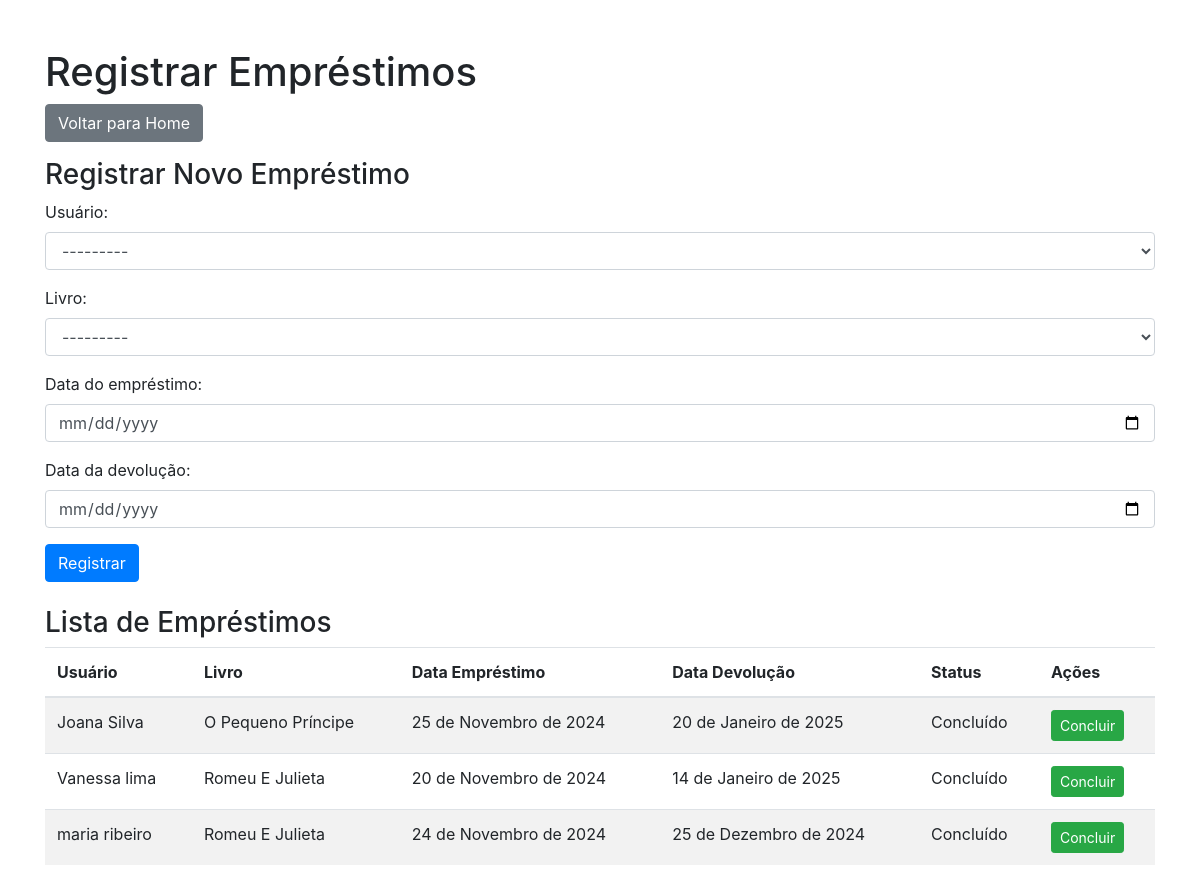
The app's page /emprestimos/ (signed in) with its own data.
### app/models.py (models this page shows, shortened)
class Emprestimo(models.Model):
    STATUS_CHOICES = [
        ('Pendente', 'Pendente'),
        ('Concluído', 'Concluído'),
    ]
    usuario = models.ForeignKey(Usuario, on_delete=models.CASCADE, verbose_name="Usuário")
    livro = models.ForeignKey(Livro, on_delete=models.CASCADE, verbose_name="Livro")
    data_emprestimo = models.DateField(verbose_name="Data do empréstimo")
    data_devolucao = models.DateField(verbose_name="Data da devolução")
    status = models.CharField(max_length=10, choices=STATUS_CHOICES, default='Pendente', verbose_name="Status")
    class Meta:
        verbose_name = "Empréstimo"
        verbose_name_plural = "Empréstimos"

class Usuario(models.Model):
    nome = models.CharField(max_length=100, verbose_name="Nome completo")
    cpf = models.CharField(
        max_length=14,
        unique=True,
        verbose_name="CPF",
        validators=[RegexValidator(regex=r'^\d{3}\.\d{3}\.\d{3}-\d{2}$', message="CPF inválido. Formato: 000.000.000-00")]
    )
    email = models.EmailField(verbose_name="E-mail")
    telefone = models.CharField(
        max_length=15,
        verbose_name="Telefone",
        validators=[RegexValidator(regex=r'^\(\d{2}\) \d{4,5}-\d{4}$', message="Telefone inválido. Formato: (XX) XXXXX-XXXX")]
    )
    def __str__(self):
        return self.nome
    class Meta:
        verbose_name = "Usuário"
        verbose_name_plural = "Usuários"

class Livro(models.Model):
    titulo = models.CharField(max_length=200, verbose_name="Título")
    autor = models.CharField(max_length=100, verbose_name="Autor")
    isbn = models.CharField(
        max_length=13,
        unique=True,
        verbose_name="ISBN",
        validators=[RegexValidator(regex=r'^\d{13}$', message="ISBN inválido. Deve conter 13 dígitos.")]
    )
    categoria = models.CharField(max_length=50, verbose_name="Categoria")
    num_copias = models.IntegerField(
        verbose_name="Número de cópias",
        validators=[MinValueValidator(0, message="O número de cópias não pode ser negativo.")]
    )
    def __str__(self):
        return self.titulo
    class Meta:
        verbose_name = "Livro"
        verbose_name_plural = "Livros"

### app/views.py (the view)
# urls.py: path('emprestimos/', views.registrar_emprestimos, name='registrar_emprestimos'),
@login_required
def registrar_emprestimos(request):
    if request.method == 'POST':
        form = EmprestimoForm(request.POST)
        if form.is_valid():
            form.save()
            return redirect('app:registrar_emprestimos')
    else:
        form = EmprestimoForm()
    emprestimos = Emprestimo.objects.all()
    context = {'form': form, 'emprestimos': emprestimos}
    return render(request, 'app/registrar_emprestimos.html', context)

### app/forms.py
class EmprestimoForm(forms.ModelForm):
    class Meta:
        model = Emprestimo
        fields = ['usuario', 'livro', 'data_emprestimo', 'data_devolucao']
        widgets = {
            'usuario': forms.Select(attrs={'class': 'form-control'}),
            'livro': forms.Select(attrs={'class': 'form-control'}),
            'data_emprestimo': forms.DateInput(attrs={'class': 'form-control', 'type': 'date'}),
            'data_devolucao': forms.DateInput(attrs={'class': 'form-control', 'type': 'date'}),
        }

### app/templates/app/registrar_emprestimos.html (shortened to what this page needs)
<!DOCTYPE html>
<html>
<head>
    <link rel="stylesheet" href="https://stackpath.bootstrapcdn.com/bootstrap/4.5.0/css/bootstrap.min.css">
</head>
<body>
    <div class="container mt-5">
        <h1>Registrar Empréstimos</h1>
        <a href="{% url 'app:home' %}" class="btn btn-secondary mb-3">Voltar para Home</a>
        <h3>Registrar Novo Empréstimo</h3>
        <form method="post" class="mb-4">
            {{ form.as_p }}
            <button type="submit" class="btn btn-primary">Registrar</button>
        </form>
        <h3>Lista de Empréstimos</h3>
        <table class="table table-striped">
            <thead>
                <tr>
                    <th>Usuário</th>
                    <th>Livro</th>
                    <th>Data Empréstimo</th>
                    <th>Data Devolução</th>
                    <th>Status</th>
                    <th>Ações</th>
                </tr>
            </thead>
            <tbody>
                {% for emprestimo in emprestimos %}
                <tr>
                    <td>{{ emprestimo.usuario.nome }}</td>
                    <td>{{ emprestimo.livro.titulo }}</td>
                    <td>{{ emprestimo.data_emprestimo }}</td>
                    <td>{{ emprestimo.data_devolucao }}</td>
                    <td>{{ emprestimo.status }}</td>
                    <td>
                        <a href="{% url 'app:concluir_emprestimo' emprestimo.id %}" class="btn btn-sm btn-success">Concluir</a>
                    </td>
                </tr>
                {% empty %}
                <tr>
                    <td colspan="6">Nenhum empréstimo registrado.</td>
                </tr>
                {% endfor %}
            </tbody>
        </table>
    </div>
</body>
</html>

### records on screen
Emprestimo: usuario.nome "Joana Silva", livro.titulo "O Pequeno Príncipe", data_emprestimo "25 de Novembro de 2024", data_devolucao "20 de Janeiro de 2025", status "Concluído"
Emprestimo: usuario.nome "Vanessa lima", livro.titulo "Romeu E Julieta", data_emprestimo "20 de Novembro de 2024", data_devolucao "14 de Janeiro de 2025", status "Concluído"
Emprestimo: usuario.nome "maria ribeiro", livro.titulo "Romeu E Julieta", data_emprestimo "24 de Novembro de 2024", data_devolucao "25 de Dezembro de 2024", status "Concluído"
